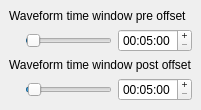
     <widget class="QWidget" name="pageAmplitudeSettings" >
      <property name="geometry" >
       <rect>
        <x>0</x>
        <y>0</y>
        <width>96</width>
        <height>26</height>
       </rect>
      </property>
      <attribute name="label" >
       <string>Amplitude settings</string>
      </attribute>
      <layout class="QVBoxLayout" >
       <property name="margin" >
        <number>9</number>
       </property>
       <property name="spacing" >
        <number>6</number>
       </property>
       <item>
        <widget class="QLabel" name="label_11" >
         <property name="text" >
          <string>Waveform time window pre offset</string>
         </property>
        </widget>
       </item>
       <item>
        <layout class="QHBoxLayout" >
         <property name="margin" >
          <number>0</number>
         </property>
         <property name="spacing" >
          <number>6</number>
         </property>
         <item>
          <spacer>
           <property name="orientation" >
            <enum>Qt::Horizontal</enum>
           </property>
           <property name="sizeType" >
            <enum>QSizePolicy::Maximum</enum>
           </property>
           <property name="sizeHint" >
            <size>
             <width>16</width>
             <height>20</height>
            </size>
           </property>
          </spacer>
         </item>
         <item>
          <widget class="QSlider" name="slAmplitudePreOffset" >
           <property name="maximum" >
            <number>60</number>
           </property>
           <property name="sliderPosition" >
            <number>1</number>
           </property>
           <property name="orientation" >
            <enum>Qt::Horizontal</enum>
           </property>
          </widget>
         </item>
         <item>
          <widget class="QTimeEdit" name="preAmplitudeTimeEdit" >
           <property name="frame" >
            <bool>true</bool>
           </property>
           <property name="buttonSymbols" >
            <enum>QAbstractSpinBox::PlusMinus</enum>
           </property>
           <property name="time" >
            <time>
             <hour>0</hour>
             <minute>5</minute>
             <second>0</second>
            </time>
           </property>
           <property name="currentSection" >
            <enum>QDateTimeEdit::HourSection</enum>
           </property>
           <property name="displayFormat" >
            <string>HH:mm:ss</string>
           </property>
          </widget>
         </item>
        </layout>
       </item>
       <item>
        <widget class="QLabel" name="label_12" >
         <property name="text" >
          <string>Waveform time window post offset</string>
         </property>
        </widget>
       </item>
       <item>
        <layout class="QHBoxLayout" >
         <property name="margin" >
          <number>0</number>
         </property>
         <property name="spacing" >
          <number>6</number>
         </property>
         <item>
          <spacer>
           <property name="orientation" >
            <enum>Qt::Horizontal</enum>
           </property>
           <property name="sizeType" >
            <enum>QSizePolicy::Maximum</enum>
           </property>
           <property name="sizeHint" >
            <size>
             <width>16</width>
             <height>20</height>
            </size>
           </property>
          </spacer>
         </item>
         <item>
          <widget class="QSlider" name="slAmplitudePostOffset" >
           <property name="maximum" >
            <number>60</number>
           </property>
           <property name="sliderPosition" >
            <number>2</number>
           </property>
           <property name="orientation" >
            <enum>Qt::Horizontal</enum>
           </property>
          </widget>
         </item>
         <item>
          <widget class="QTimeEdit" name="postAmplitudeTimeEdit" >
           <property name="frame" >
            <bool>true</bool>
           </property>
           <property name="buttonSymbols" >
            <enum>QAbstractSpinBox::PlusMinus</enum>
           </property>
           <property name="time" >
            <time>
             <hour>0</hour>
             <minute>5</minute>
             <second>0</second>
            </time>
           </property>
           <property name="currentSection" >
            <enum>QDateTimeEdit::HourSection</enum>
           </property>
           <property name="displayFormat" >
            <string>HH:mm:ss</string>
           </property>
          </widget>
         </item>
        </layout>
       </item>
       <item>
        <spacer>
         <property name="orientation" >
          <enum>Qt::Vertical</enum>
         </property>
         <property name="sizeHint" >
          <size>
           <width>20</width>
           <height>40</height>
          </size>
         </property>
        </spacer>
       </item>
      </layout>
     </widget>
